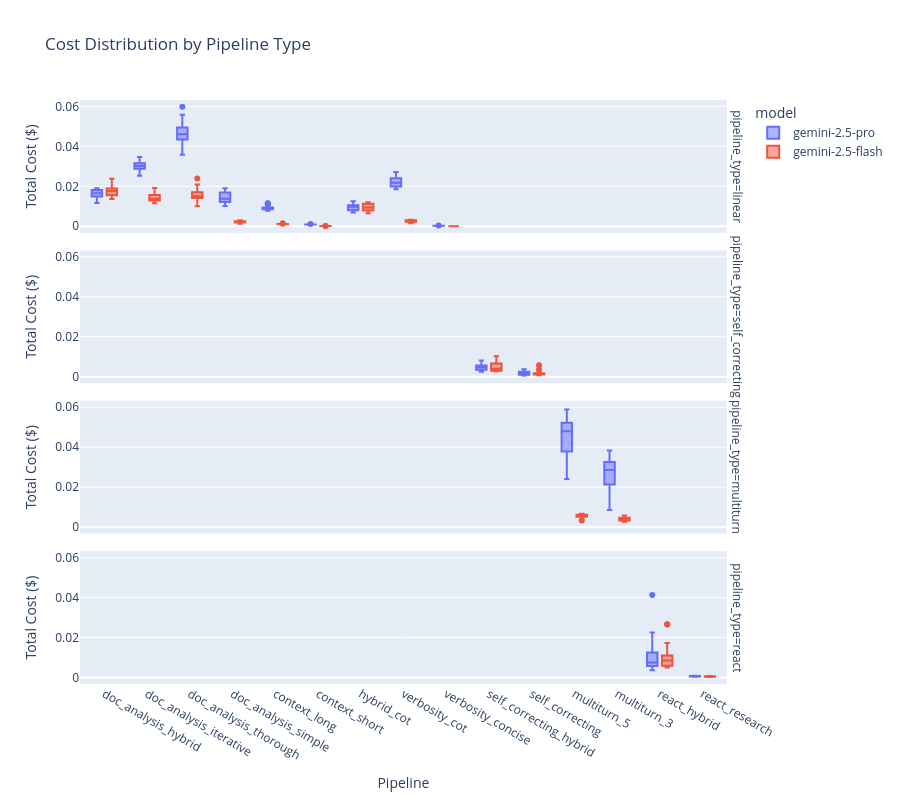

Notebook code for this chart:
### Markdown cell above
## 2. Pipeline Cost Comparison

### Code cell
if len(runs_df) > 0:
    fig = px.box(
        runs_df, 
        x='pipeline', 
        y='total_cost',
        color='model',
        facet_row='pipeline_type',
        title='Cost Distribution by Pipeline Type',
        labels={'total_cost': 'Total Cost ($)', 'pipeline': 'Pipeline'}
    )
    fig.update_layout(height=800)
    fig.show()

### Figure 1 — Plotly figure (JSON) as saved in the notebook; plotly's stock layout.template omitted (floating-point values rounded to 4 significant figures; data arrays with more than 128 entries replaced by an {"elided": "..."} marker saying what was removed)
{"data": [{"alignmentgroup": "True", "hovertemplate": "model=gemini-2.5-pro<br>pipeline_type=linear<br>Pipeline=%{x}<br>Total Cost ($)=%{y}<extra></extra>", "legendgroup": "gemini-2.5-pro", "marker": {"color": "#636efa"}, "name": "gemini-2.5-pro", "notched": false, "offsetgroup": "gemini-2.5-pro", "orientation": "v", "showlegend": true, "type": "box", "x": {"elided": "172 str values"}, "x0": " ", "xaxis": "x4", "y": {"elided": "172 float values"}, "y0": " ", "yaxis": "y4"}, {"alignmentgroup": "True", "hovertemplate": "model=gemini-2.5-pro<br>pipeline_type=self_correcting<br>Pipeline=%{x}<br>Total Cost ($)=%{y}<extra></extra>", "legendgroup": "gemini-2.5-pro", "marker": {"color": "#636efa"}, "name": "gemini-2.5-pro", "notched": false, "offsetgroup": "gemini-2.5-pro", "orientation": "v", "showlegend": false, "type": "box", "x": ["self_correcting_hybrid", "self_correcting_hybrid", "self_correcting_hybrid", "self_correcting_hybrid", "self_correcting_hybrid", "self_correcting_hybrid", "self_correcting_hybrid", "self_correcting_hybrid", "self_correcting_hybrid", "self_correcting_hybrid", "self_correcting_hybrid", "self_correcting_hybrid", "self_correcting_hybrid", "self_correcting_hybrid", "self_correcting_hybrid", "self_correcting_hybrid", "self_correcting_hybrid", "self_correcting_hybrid", "self_correcting_hybrid", "self_correcting_hybrid", "self_correcting", "self_correcting", "self_correcting", "self_correcting", "self_correcting", "self_correcting", "self_correcting", "self_correcting", "self_correcting", "self_correcting", "self_correcting", "self_correcting", "self_correcting", "self_correcting", "self_correcting", "self_correcting", "self_correcting", "self_correcting", "self_correcting", "self_correcting"], "x0": " ", "xaxis": "x3", "y": [0.006426, 0.004723, 0.003355, 0.004345, 0.003508, 0.007087, 0.002872, 0.008073, 0.004637, 0.00507, 0.005505, 0.00562, 0.007214, 0.0033, 0.004782, 0.003999, 0.004857, 0.002442, 0.003578, 0.002547, 0.002832, 0.00366, 0.00371, 0.001903, 0.002277, 0.002635, 0.000967, 0.000709, 0.003719, 0.001994, 0.002082, 0.001533, 0.001184, 0.000993, 0.001965, 0.001125, 0.001455, 0.00099, 0.000666, 0.000604], "y0": " ", "yaxis": "y3"}, {"alignmentgroup": "True", "hovertemplate": "model=gemini-2.5-pro<br>pipeline_type=multiturn<br>Pipeline=%{x}<br>Total Cost ($)=%{y}<extra></extra>", "legendgroup": "gemini-2.5-pro", "marker": {"color": "#636efa"}, "name": "gemini-2.5-pro", "notched": false, "offsetgroup": "gemini-2.5-pro", "orientation": "v", "showlegend": false, "type": "box", "x": ["multiturn_5", "multiturn_5", "multiturn_5", "multiturn_5", "multiturn_5", "multiturn_5", "multiturn_5", "multiturn_5", "multiturn_5", "multiturn_5", "multiturn_5", "multiturn_5", "multiturn_5", "multiturn_5", "multiturn_5", "multiturn_5", "multiturn_5", "multiturn_5", "multiturn_5", "multiturn_5", "multiturn_3", "multiturn_3", "multiturn_3", "multiturn_3", "multiturn_3", "multiturn_3", "multiturn_3", "multiturn_3", "multiturn_3", "multiturn_3", "multiturn_3", "multiturn_3", "multiturn_3", "multiturn_3", "multiturn_3", "multiturn_3", "multiturn_3", "multiturn_3", "multiturn_3", "multiturn_3"], "x0": " ", "xaxis": "x2", "y": [0.05876, 0.03161, 0.04099, 0.05109, 0.05075, 0.05195, 0.05203, 0.03866, 0.05234, 0.04595, 0.03363, 0.04053, 0.05884, 0.05315, 0.03199, 0.02403, 0.05547, 0.04551, 0.04994, 0.03709, 0.03681, 0.02479, 0.03099, 0.01522, 0.03512, 0.01866, 0.0277, 0.02525, 0.0302, 0.008516, 0.01185, 0.02388, 0.03827, 0.03797, 0.03302, 0.03201, 0.03105, 0.01581, 0.02955, 0.02584], "y0": " ", "yaxis": "y2"}, {"alignmentgroup": "True", "hovertemplate": "model=gemini-2.5-pro<br>pipeline_type=react<br>Pipeline=%{x}<br>Total Cost ($)=%{y}<extra></extra>", "legendgroup": "gemini-2.5-pro", "marker": {"color": "#636efa"}, "name": "gemini-2.5-pro", "notched": false, "offsetgroup": "gemini-2.5-pro", "orientation": "v", "showlegend": false, "type": "box", "x": ["react_hybrid", "react_hybrid", "react_hybrid", "react_hybrid", "react_hybrid", "react_hybrid", "react_hybrid", "react_hybrid", "react_hybrid", "react_hybrid", "react_hybrid", "react_hybrid", "react_hybrid", "react_hybrid", "react_hybrid", "react_hybrid", "react_hybrid", "react_hybrid", "react_hybrid", "react_hybrid", "react_research", "react_research", "react_research", "react_research", "react_research", "react_research", "react_research", "react_research", "react_research", "react_research", "react_research", "react_research", "react_research", "react_research", "react_research", "react_research", "react_research", "react_research", "react_research", "react_research"], "x0": " ", "xaxis": "x", "y": [0.00951, 0.01992, 0.01655, 0.005221, 0.01429, 0.0413, 0.02246, 0.009293, 0.003714, 0.005751, 0.00763, 0.00534, 0.005704, 0.006191, 0.007116, 0.01063, 0.008533, 0.007312, 0.00703, 0.003545, 0.000388, 0.000771, 0.000421, 0.000687, 0.000611, 0.000889, 0.000397, 0.00058, 0.000409, 0.000314, 0.000343, 0.000415, 0.000818, 0.0007, 0.000675, 0.000878, 0.000765, 0.000452, 0.000539, 0.000287], "y0": " ", "yaxis": "y"}, {"alignmentgroup": "True", "hovertemplate": "model=gemini-2.5-flash<br>pipeline_type=linear<br>Pipeline=%{x}<br>Total Cost ($)=%{y}<extra></extra>", "legendgroup": "gemini-2.5-flash", "marker": {"color": "#EF553B"}, "name": "gemini-2.5-flash", "notched": false, "offsetgroup": "gemini-2.5-flash", "orientation": "v", "showlegend": true, "type": "box", "x": {"elided": "180 str values"}, "x0": " ", "xaxis": "x4", "y": {"elided": "180 float values"}, "y0": " ", "yaxis": "y4"}, {"alignmentgroup": "True", "hovertemplate": "model=gemini-2.5-flash<br>pipeline_type=self_correcting<br>Pipeline=%{x}<br>Total Cost ($)=%{y}<extra></extra>", "legendgroup": "gemini-2.5-flash", "marker": {"color": "#EF553B"}, "name": "gemini-2.5-flash", "notched": false, "offsetgroup": "gemini-2.5-flash", "orientation": "v", "showlegend": false, "type": "box", "x": ["self_correcting_hybrid", "self_correcting_hybrid", "self_correcting_hybrid", "self_correcting_hybrid", "self_correcting_hybrid", "self_correcting_hybrid", "self_correcting_hybrid", "self_correcting_hybrid", "self_correcting_hybrid", "self_correcting_hybrid", "self_correcting_hybrid", "self_correcting_hybrid", "self_correcting_hybrid", "self_correcting_hybrid", "self_correcting_hybrid", "self_correcting_hybrid", "self_correcting_hybrid", "self_correcting_hybrid", "self_correcting_hybrid", "self_correcting", "self_correcting", "self_correcting", "self_correcting", "self_correcting", "self_correcting", "self_correcting", "self_correcting", "self_correcting", "self_correcting", "self_correcting", "self_correcting", "self_correcting", "self_correcting", "self_correcting", "self_correcting", "self_correcting", "self_correcting", "self_correcting", "self_correcting"], "x0": " ", "xaxis": "x3", "y": [0.01025, 0.00866, 0.004385, 0.007171, 0.005685, 0.003013, 0.00277, 0.003974, 0.003339, 0.005475, 0.004126, 0.002668, 0.006814, 0.008701, 0.003257, 0.002936, 0.002872, 0.002891, 0.002971, 0.00566, 0.002425, 0.001106, 0.001162, 0.003557, 0.001349, 0.001312, 0.000847, 0.001324, 0.001927, 0.001565, 0.001867, 0.000707, 0.000903, 0.001273, 0.001364, 0.001437, 0.000932, 0.00137, 0.001036], "y0": " ", "yaxis": "y3"}, {"alignmentgroup": "True", "hovertemplate": "model=gemini-2.5-flash<br>pipeline_type=multiturn<br>Pipeline=%{x}<br>Total Cost ($)=%{y}<extra></extra>", "legendgroup": "gemini-2.5-flash", "marker": {"color": "#EF553B"}, "name": "gemini-2.5-flash", "notched": false, "offsetgroup": "gemini-2.5-flash", "orientation": "v", "showlegend": false, "type": "box", "x": ["multiturn_5", "multiturn_5", "multiturn_5", "multiturn_5", "multiturn_5", "multiturn_5", "multiturn_5", "multiturn_5", "multiturn_5", "multiturn_5", "multiturn_5", "multiturn_5", "multiturn_5", "multiturn_5", "multiturn_5", "multiturn_5", "multiturn_5", "multiturn_5", "multiturn_5", "multiturn_5", "multiturn_3", "multiturn_3", "multiturn_3", "multiturn_3", "multiturn_3", "multiturn_3", "multiturn_3", "multiturn_3", "multiturn_3", "multiturn_3", "multiturn_3", "multiturn_3", "multiturn_3", "multiturn_3", "multiturn_3", "multiturn_3", "multiturn_3", "multiturn_3", "multiturn_3", "multiturn_3"], "x0": " ", "xaxis": "x2", "y": [0.005447, 0.006089, 0.006482, 0.003225, 0.006644, 0.006231, 0.004846, 0.00548, 0.00584, 0.006146, 0.003994, 0.003598, 0.006178, 0.006267, 0.006703, 0.006086, 0.005744, 0.005771, 0.005697, 0.003952, 0.005482, 0.003447, 0.002828, 0.0041, 0.00579, 0.005386, 0.003494, 0.003803, 0.003903, 0.002631, 0.003583, 0.002593, 0.00445, 0.004994, 0.004902, 0.004197, 0.004061, 0.004023, 0.002866, 0.003204], "y0": " ", "yaxis": "y2"}, {"alignmentgroup": "True", "hovertemplate": "model=gemini-2.5-flash<br>pipeline_type=react<br>Pipeline=%{x}<br>Total Cost ($)=%{y}<extra></extra>", "legendgroup": "gemini-2.5-flash", "marker": {"color": "#EF553B"}, "name": "gemini-2.5-flash", "notched": false, "offsetgroup": "gemini-2.5-flash", "orientation": "v", "showlegend": false, "type": "box", "x": ["react_hybrid", "react_hybrid", "react_hybrid", "react_hybrid", "react_hybrid", "react_hybrid", "react_hybrid", "react_hybrid", "react_hybrid", "react_hybrid", "react_hybrid", "react_hybrid", "react_hybrid", "react_hybrid", "react_hybrid", "react_hybrid", "react_hybrid", "react_hybrid", "react_hybrid", "react_hybrid", "react_research", "react_research", "react_research", "react_research", "react_research", "react_research", "react_research", "react_research", "react_research", "react_research", "react_research", "react_research", "react_research", "react_research", "react_research", "react_research", "react_research", "react_research", "react_research", "react_research"], "x0": " ", "xaxis": "x", "y": [0.01727, 0.01082, 0.02656, 0.005451, 0.005925, 0.01125, 0.006774, 0.009023, 0.007881, 0.02665, 0.00504, 0.008469, 0.01169, 0.005071, 0.006878, 0.009631, 0.00585, 0.008508, 0.008805, 0.004946, 0.000464, 0.000454, 0.000592, 0.000549, 0.000698, 0.000437, 0.00054, 0.000394, 0.000574, 0.000303, 0.000573, 0.000367, 0.000634, 0.000346, 0.000589, 0.000568, 0.000448, 0.000488, 0.000376, 0.000228], "y0": " ", "yaxis": "y"}], "layout": {"annotations": [{"font": {}, "showarrow": false, "text": "pipeline_type=react", "textangle": 90, "x": 0.98, "xanchor": "left", "xref": "paper", "y": 0.1138, "yanchor": "middle", "yref": "paper"}, {"font": {}, "showarrow": false, "text": "pipeline_type=multiturn", "textangle": 90, "x": 0.98, "xanchor": "left", "xref": "paper", "y": 0.3712, "yanchor": "middle", "yref": "paper"}, {"font": {}, "showarrow": false, "text": "pipeline_type=self_correcting", "textangle": 90, "x": 0.98, "xanchor": "left", "xref": "paper", "y": 0.6288, "yanchor": "middle", "yref": "paper"}, {"font": {}, "showarrow": false, "text": "pipeline_type=linear", "textangle": 90, "x": 0.98, "xanchor": "left", "xref": "paper", "y": 0.8862, "yanchor": "middle", "yref": "paper"}], "boxmode": "group", "height": 800, "legend": {"title": {"text": "model"}, "tracegroupgap": 0}, "title": {"text": "Cost Distribution by Pipeline Type"}, "xaxis": {"anchor": "y", "domain": [0, 0.98], "title": {"text": "Pipeline"}}, "xaxis2": {"anchor": "y2", "domain": [0, 0.98], "matches": "x", "showticklabels": false}, "xaxis3": {"anchor": "y3", "domain": [0, 0.98], "matches": "x", "showticklabels": false}, "xaxis4": {"anchor": "y4", "domain": [0, 0.98], "matches": "x", "showticklabels": false}, "yaxis": {"anchor": "x", "domain": [0, 0.2275], "title": {"text": "Total Cost ($)"}}, "yaxis2": {"anchor": "x2", "domain": [0.2575, 0.485], "matches": "y", "title": {"text": "Total Cost ($)"}}, "yaxis3": {"anchor": "x3", "domain": [0.515, 0.7425], "matches": "y", "title": {"text": "Total Cost ($)"}}, "yaxis4": {"anchor": "x4", "domain": [0.7725, 1], "matches": "y", "title": {"text": "Total Cost ($)"}}}}
